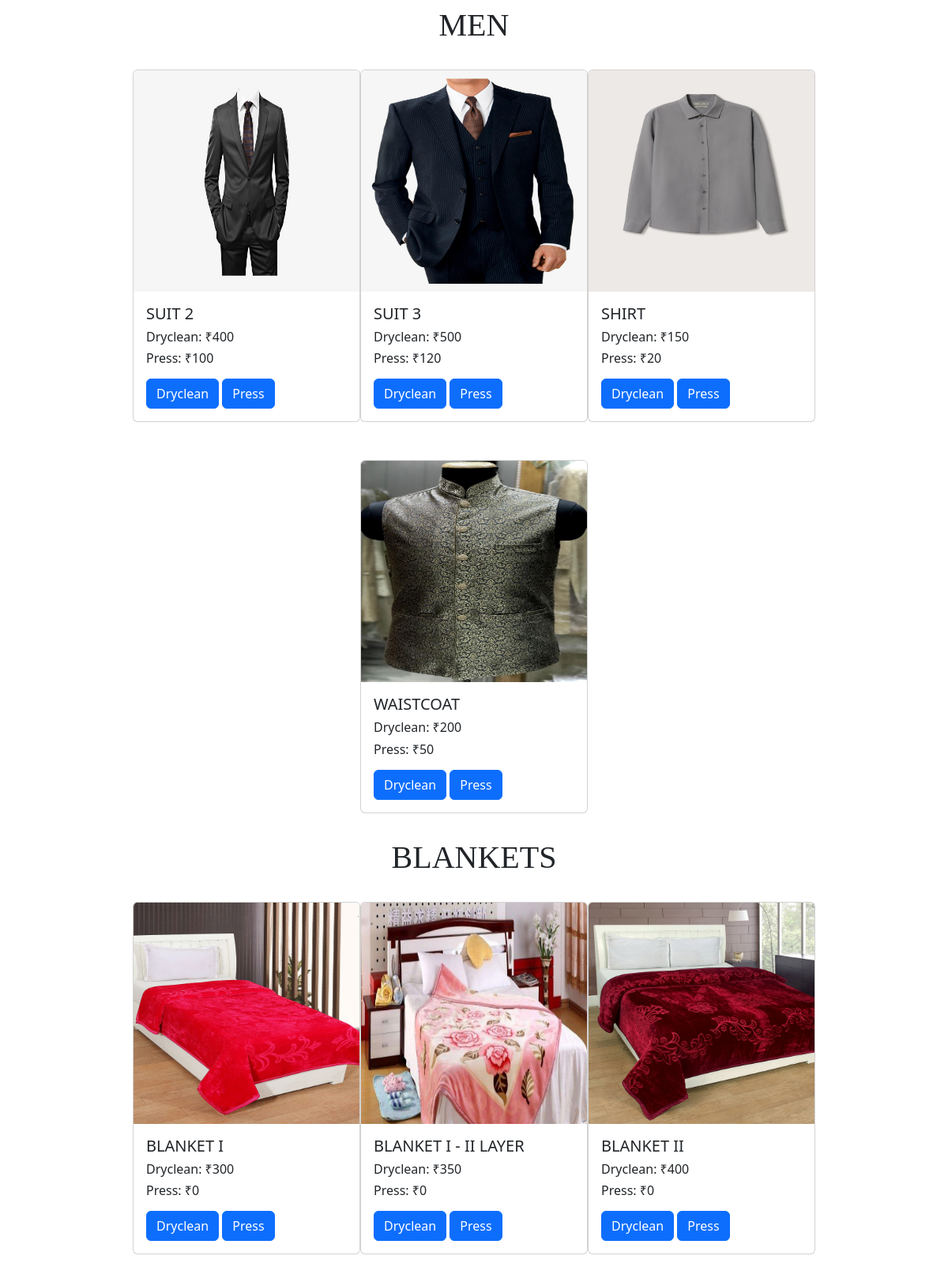
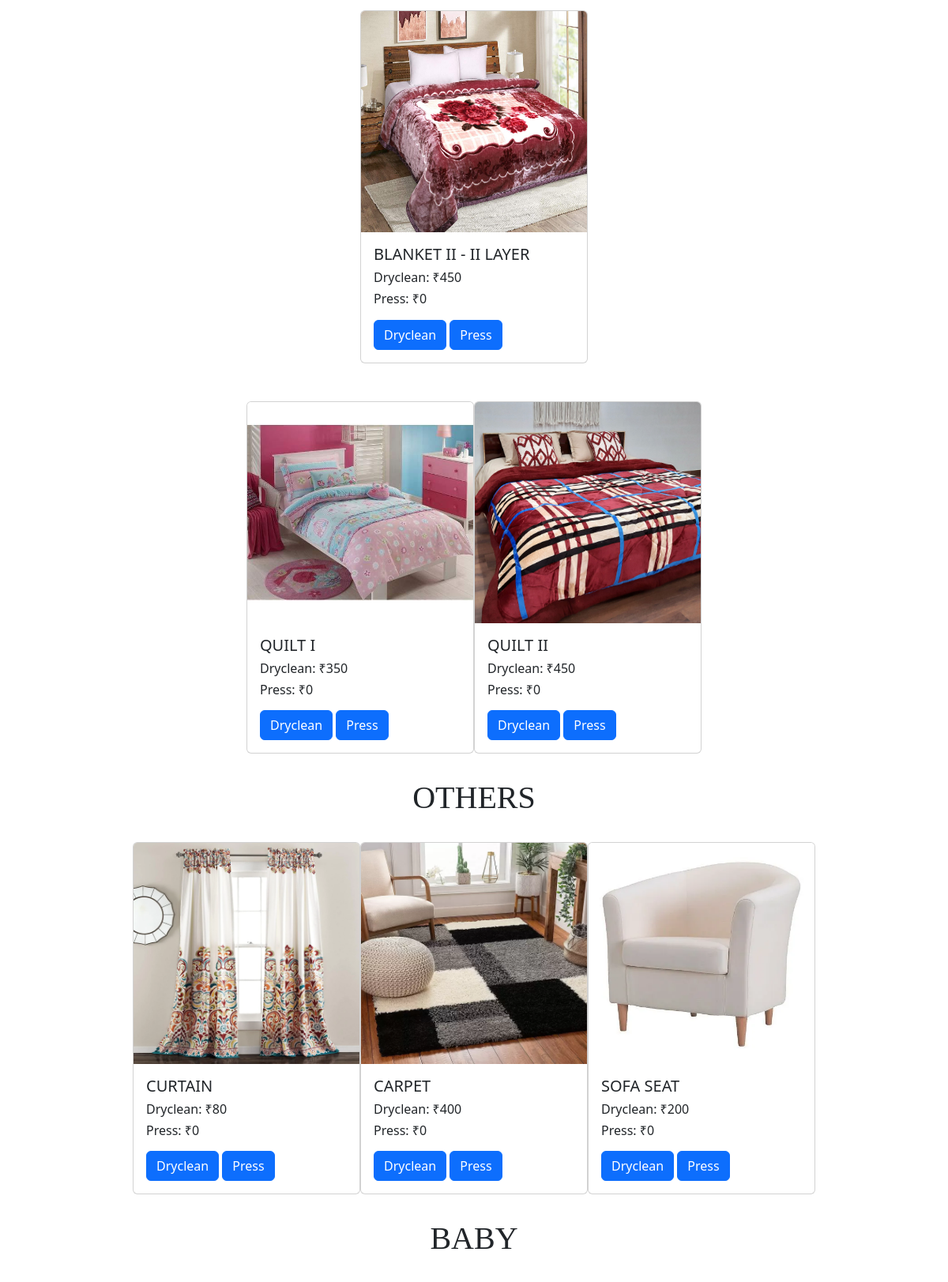
The page / (upper part) on the database its author committed (2 pictures, top to bottom).
### bandbox/models.py (models this page shows, shortened)
class Item(models.Model):
    item_id = models.AutoField
    item_name = models.CharField(max_length=50)
    category = models.CharField(max_length=50, default="")
    price = models.IntegerField(default=0)
    price_press = models.IntegerField(default=0)
    image = models.ImageField(upload_to="images", default="")

### bandbox/views.py (the view)
# urls.py: path('', views.index, name="Index"),
def index(request):
    allitems = []
    catitems = Item.objects.values('category')
    cats = {item['category'] for item in catitems}
    for cat in cats:
        item = Item.objects.filter(category=cat)
        allitems.append(item)
    return render(request, 'index.html', {'allitems': allitems})

### templates/index.html (shortened to what this page needs)
{% extends 'basic.html' %}
{% block css %}
{% load static %}
{% endblock %}
{% block body %}
<div class="container">
  {% for item in allitems %}
  <h1 align="center" style="font-family: serif;" class="my-2">{{item.0.category}}</h1>
  <div class="row">
    {% for item in item %}
    <div class="card my-4" style="width: 18rem;">
      <img src="/media/{{item.image}}" style="height: 280px; align-content: center;" class="card-img-top" alt="{{item.item_name}}">
      <div class="card-body">
        <h5 class="card-title">{{item.item_name}}</h5>
        <h6 class="card-text">Dryclean: &#8377;{{item.price}}</h6>
        <h6 class="card-text">Press: &#8377;{{item.price_press}}</h6>
        <button class="btn btn-primary mt-2">Dryclean</button>
        <button class="btn btn-primary mt-2">Press</button>
      </div>
    </div>
    {% if forloop.counter|divisibleby:4 %}
  </div>
  <div class="row">
    {% endif %}
    {% endfor%}
  </div>
{% endfor %}
</div>
{% endblock %}

### templates/basic.html (shortened to what this page needs)
<!doctype html>
<html lang="en">
  <head>
    <link href="https://cdn.jsdelivr.net/npm/bootstrap@5.2.3/dist/css/bootstrap.min.css" rel="stylesheet">
  </head>
  <body>
    {% block body %} {% endblock %}
  </body>
</html>

### templates/index.html (style rules this page uses)
.row { --bs-gutter-x: -0.5rem; display: flex; flex-wrap: wrap; margin-top: calc(-1 * var(--bs-gutter-y)); margin-right: calc(-.5 * var(--bs-gutter-x)); margin-left: calc(-.5 * var(--bs-gutter-x)); flex-direction: row; align-content: center; justify-content: center; align-items: stretch; }

### rows shown on the page
Item: category "MEN", image (picture), item_name "SUIT 2", price "400", price_press "100"
Item: image (picture), item_name "SUIT 3", price "500", price_press "120"
Item: image (picture), item_name "SHIRT", price "150", price_press "20"
Item: image (picture), item_name "WAISTCOAT", price "200", price_press "50"
Item: category "BLANKETS", image (picture), item_name "BLANKET I", price "300", price_press "0"
Item: image (placeholder picture), item_name "BLANKET I - II LAYER", price "350", price_press "0"
Item: image (picture), item_name "BLANKET II", price "400", price_press "0"
Item: image (picture), item_name "BLANKET II - II LAYER", price "450", price_press "0"
Item: image (picture), item_name "QUILT I", price "350", price_press "0"
Item: image (picture), item_name "QUILT II", price "450", price_press "0"
Item: category "OTHERS", image (picture), item_name "CURTAIN", price "80", price_press "0"
Item: image (picture), item_name "CARPET", price "400", price_press "0"
Item: image (picture), item_name "SOFA SEAT", price "200", price_press "0"
Item: category "BABY"
